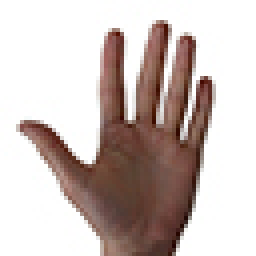
%> input picture lab6/reka.jpg, 64 x 64 px (shown 4 times larger)
$ octave reka_script.m   (GNU Octave 9; MATLAB toolbox functions it lacks are replaced by stand-ins)
%> lines starting %> are read from the running program, lines starting %| are printed output that depends on the picture; in (x1, y1, x2, y2) boxes, pixels count from 0 and x2, y2 are one past the last pixel; in counts of white or black regions, pixels touching at a corner belong together; the program's own positions count from 1
clear all
close all
format long

reka_RGB = imread('reka.jpg');
%> reka_RGB is the input picture: size 64x64x3 uint8; mean R, G, B 204.4, 191.6, 187.7

transform_matrix = [0.299, 0.587, 0.114;
                    -0.168736, -0.331264, 0.5;
                    0.5, -0.418688, -0.081312];
offset_vector = [0; 128; 128];

% Konwersja RGB to YCbCr
% YCbCr = transform_matrix * RGB + offset_vector;
reka_RGB = double(reka_RGB);
%> reka_RGB: size 64x64x3 double
reka_YCbCr = zeros(64,64,3);

for i=1:64
    for j=1:64
        reka_YCbCr(i,j,:) = transform_matrix * [reka_RGB(i,j,1);reka_RGB(i,j,2);reka_RGB(i,j,3)] + offset_vector;
    end
end
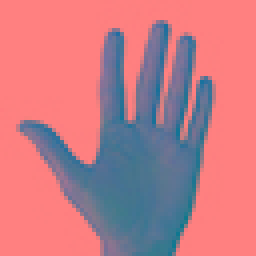
%> reka_YCbCr: size 64x64x3 double (shown 4 times larger); mean R, G, B 195, 123.9, 134.7

reka_YCbCr = uint8(reka_YCbCr);
%> reka_YCbCr: size 64x64x3 uint8
reka_RGB = uint8(reka_RGB);

% Wyznaczenie progowych warto�ci binaryzacji
figure(1)
subplot(1,2,1);
imshow(reka_YCbCr(:,:,2))
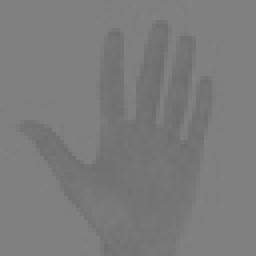
%> displayed picture: size 64x64, on the screen's scale of 0 to 255 (shown 4 times larger); min 109, max 130, mean 123.8
subplot(1,2,2);
imhist(reka_YCbCr(:,:,2))
title('Cb')

figure(2)
subplot(1,2,1);
imshow(reka_YCbCr(:,:,3))
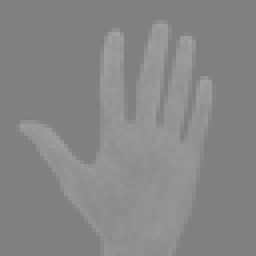
%> displayed picture: size 64x64, on the screen's scale of 0 to 255 (shown 4 times larger); min 126, max 163, mean 134.7
subplot(1,2,2);
imhist(reka_YCbCr(:,:,3))
title('Cr')
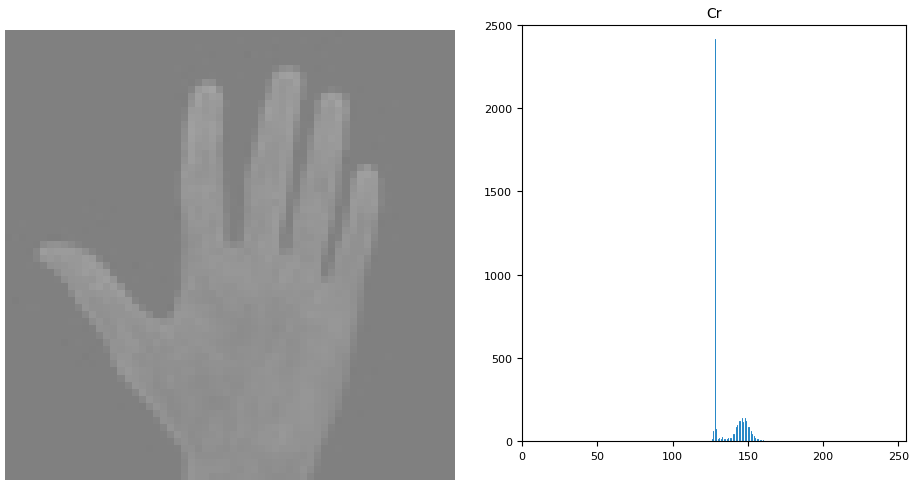
%> figure redrawn from the program's plot data, 2 panels

min_Cb = 107;
max_Cb = 124;
min_Cr = 133;
max_Cr = 163;


% binaryzacja
bin_image = zeros(64,64);

for i=1:64
    for j=1:64
        if (reka_YCbCr(i,j,2)>min_Cb && reka_YCbCr(i,j,2)<max_Cb) && (reka_YCbCr(i,j,3)>min_Cr && reka_YCbCr(i,j,3)<max_Cr )
            bin_image(i,j) = 255;
        else
            bin_image(i,j) = 0;
        end
    end
end
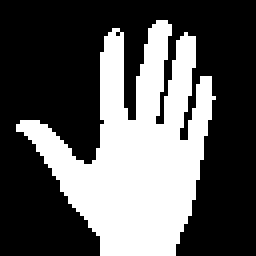
%> bin_image: size 64x64 double (shown 4 times larger); 35.6% white; 1 white region, box (x1, y1, x2, y2) and area: (4, 5, 54, 64) 1458

bin_image = uint8(bin_image);

figure(3)
imshow(bin_image);
title('Binary Image')

% Filtracja
bin_image_filtered = medfilt2(bin_image, [3 3]);
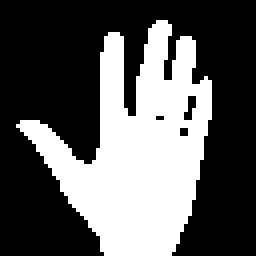
%> bin_image_filtered: size 64x64 uint8 (shown 4 times larger); 35.9% white; 1 white region, box (x1, y1, x2, y2) and area: (4, 5, 53, 64) 1470

% �rodek ci�ko�ci
m_00 = 0;
m_10 = 0;
m_01 = 0;
bin_image_filtered = double(bin_image_filtered);

for i=1:64
    for j=1:64
        m_00 = m_00 + bin_image_filtered(i,j);
        m_10 = m_10 + j*bin_image_filtered(i,j);
        m_01 = m_01 + i*bin_image_filtered(i,j);
    end
end
%> after the loop, m_00 = 374850; m_01 = 14282550; m_10 = 13056255

x_sc = uint8(m_10/m_00);
%> x_sc = 35
y_sc = uint8(m_01/m_00);
%> y_sc = 38

figure(4)
imshow(bin_image_filtered);
hold on
line([1,64],[y_sc,y_sc]);
line([x_sc,x_sc],[1,64]);
title('Binary Image Filtered')
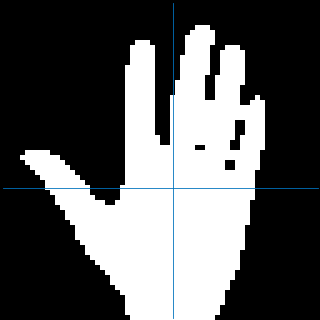
%> figure redrawn from the program's plot data; shown 5 times larger; its title reads 'Binary Image Filtered'

% Save image in .ppm format
bin_image_filtered = uint8(bin_image_filtered);
imwrite(bin_image_filtered,'reka.ppm','ppm');
